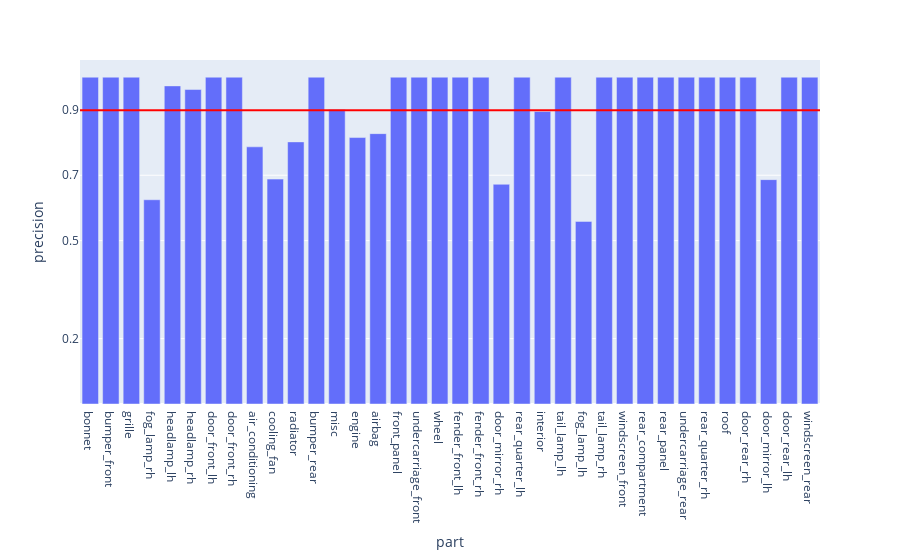

The notebook cell this image was saved under:
### Code cell
fig = px.bar(summaryPerfDf, x = 'part', y = 'precision')

fig.add_hline(y=avgRecall, line_width=2, line_color="red")

fig.update_layout(
    yaxis = dict(
        tickmode = 'array',
        tickvals = [np.format_float_positional(avgRecall, 1), 0.2, 0.5, 0.7],
    )
)
fig

### Figure 1 — Plotly figure (JSON) as saved in the notebook; plotly's stock layout.template omitted (floating-point values rounded to 4 significant figures)
{"data": [{"alignmentgroup": "True", "hovertemplate": "part=%{x}<br>precision=%{y}<extra></extra>", "legendgroup": "", "marker": {"color": "#636efa", "pattern": {"shape": ""}}, "name": "", "offsetgroup": "", "orientation": "v", "showlegend": false, "textposition": "auto", "type": "bar", "x": ["bonnet", "bumper_front", "grille", "fog_lamp_rh", "headlamp_lh", "headlamp_rh", "door_front_lh", "door_front_rh", "air_conditioning", "cooling_fan", "radiator", "bumper_rear", "misc", "engine", "airbag", "front_panel", "undercarriage_front", "wheel", "fender_front_lh", "fender_front_rh", "door_mirror_rh", "rear_quarter_lh", "interior", "tail_lamp_lh", "fog_lamp_lh", "tail_lamp_rh", "windscreen_front", "rear_compartment", "rear_panel", "undercarriage_rear", "rear_quarter_rh", "roof", "door_rear_rh", "door_mirror_lh", "door_rear_lh", "windscreen_rear"], "xaxis": "x", "y": [1, 1, 1, 0.625, 0.9734, 0.9623, 1, 1, 0.7869, 0.6881, 0.802, 1, 0.9011, 0.8153, 0.8273, 1, 1, 1, 1, 1, 0.6723, 1, 0.895, 1, 0.5588, 1, 1, 1, 1, 1, 1, 1, 1, 0.6866, 1, 1], "yaxis": "y"}], "layout": {"barmode": "relative", "legend": {"tracegroupgap": 0}, "margin": {"t": 60}, "shapes": [{"line": {"color": "red", "width": 2}, "type": "line", "x0": 0, "x1": 1, "xref": "x domain", "y0": 0.8991, "y1": 0.8991, "yref": "y"}], "xaxis": {"anchor": "y", "domain": [0, 1], "title": {"text": "part"}}, "yaxis": {"anchor": "x", "domain": [0, 1], "tickmode": "array", "tickvals": ["0.9", 0.2, 0.5, 0.7], "title": {"text": "precision"}}}}
